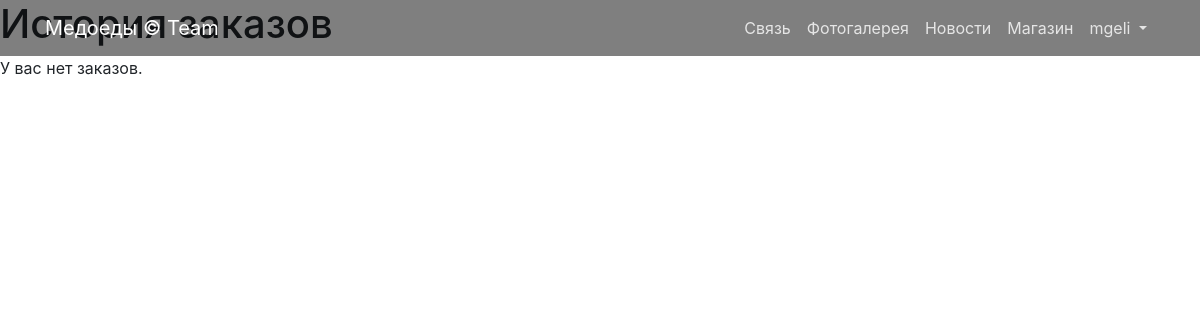
The page /store/order_history/ (signed in) on the database as committed earlier.
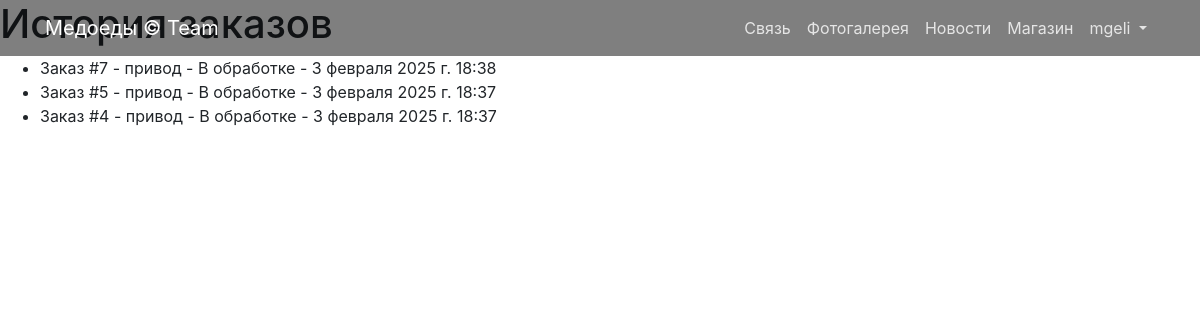
The same page on the database as committed later.
### store/models.py (models this page shows, shortened)
class DeliveryRequest(models.Model):
    STATUS_CHOICES = [
        ('В обработке', 'В обработке'),
        ('В пути', 'В пути'),
        ('Доставлено', 'Доставлено'),
    ]
    user = models.ForeignKey(User, on_delete=models.CASCADE)
    product = models.ForeignKey('Product', on_delete=models.CASCADE)
    quantity = models.PositiveIntegerField()
    address = models.TextField()
    created_at = models.DateTimeField(auto_now_add=True)
    status = models.CharField(max_length=100, choices=STATUS_CHOICES, default='В обработке')

class Product(models.Model):
    name = models.CharField(max_length=120)
    description = models.TextField()
    price = models.DecimalField(max_digits=10, decimal_places=2)
    quantity = models.PositiveIntegerField(default=0)
    image = models.ImageField(upload_to='products_images', blank=True)  # Основное изображение
    category = models.ForeignKey(to=ProductCategory, on_delete=models.PROTECT)

### store/views.py (the view)
# urls.py: path('order_history/', order_history, name='order_history'),
@login_required
def order_history(request):
    orders = DeliveryRequest.objects.filter(user=request.user).order_by('-created_at')
    context = {
        'orders': orders,
        'title': 'История заказов',
    }
    return render(request, 'store/order_history.html', context)

### store/templates/store/order_history.html
{% extends 'store/base.html' %}
{% block content %}
<h1>История заказов</h1>
{% if orders %}
    <ul>
        {% for order in orders %}
            <li>
                Заказ #{{ order.id }} - {{ order.product.name }} - {{ order.status }} - {{ order.created_at }}
            </li>
        {% endfor %}
    </ul>
{% else %}
    <p>У вас нет заказов.</p>
{% endif %}
{% endblock %}

Rows that differ between the two databases and show on the page:
added DeliveryRequest: id "7", product.name "привод", status "В обработке", created_at "3 февраля 2025 г. 18:38"
added DeliveryRequest: id "5", product.name "привод", status "В обработке", created_at "3 февраля 2025 г. 18:37"
added DeliveryRequest: id "4", product.name "привод", status "В обработке", created_at "3 февраля 2025 г. 18:37"
Other text that changed with them:
text no longer shown: "У вас нет заказов."
